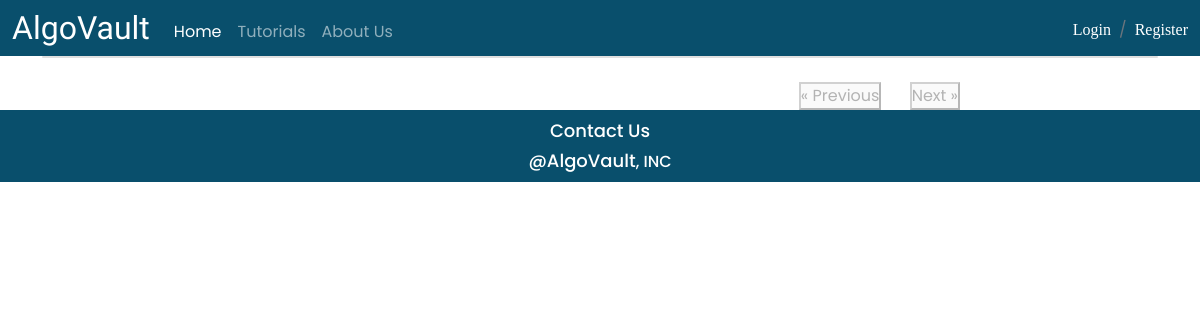
Before: / with the older database file.
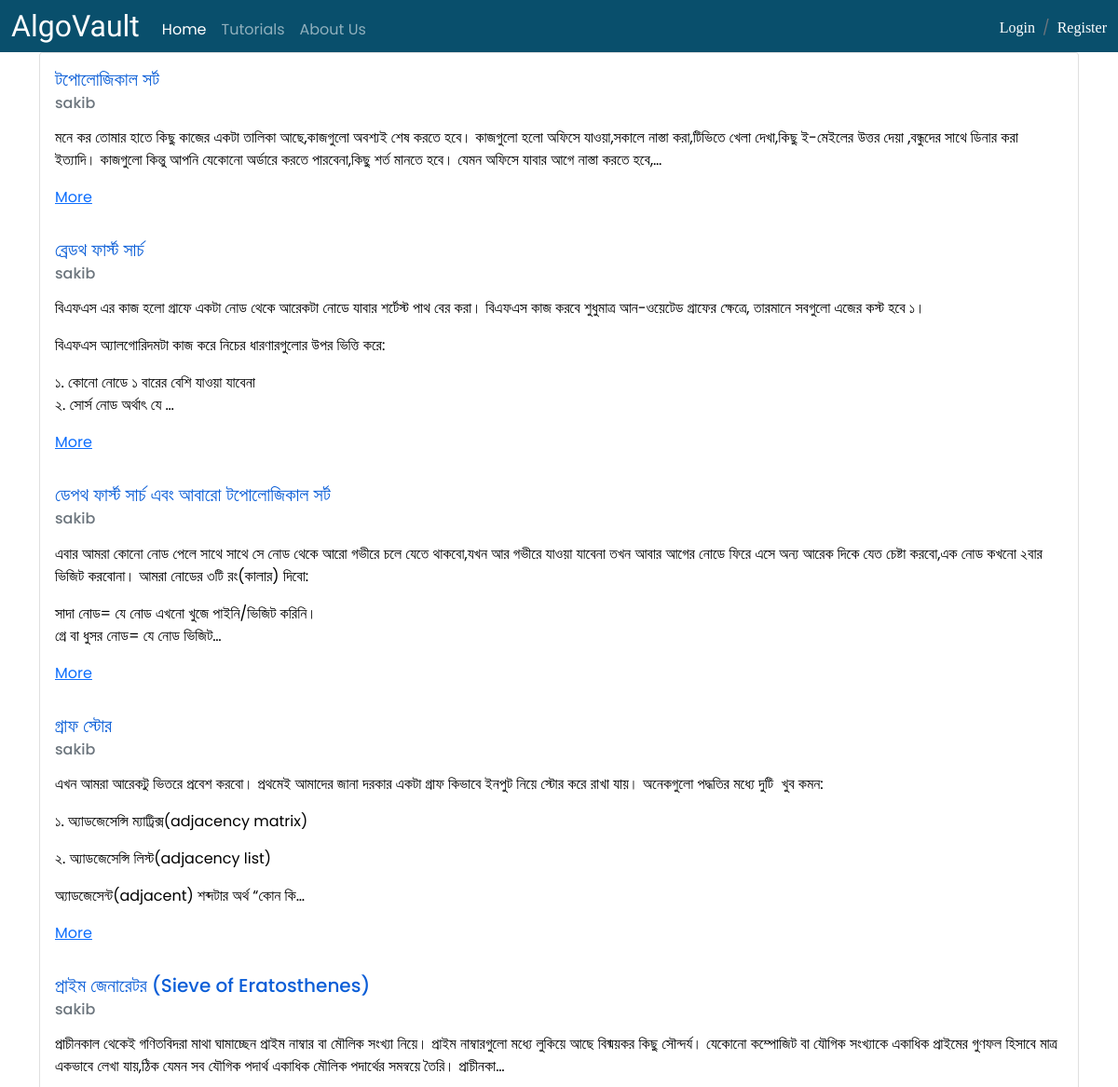
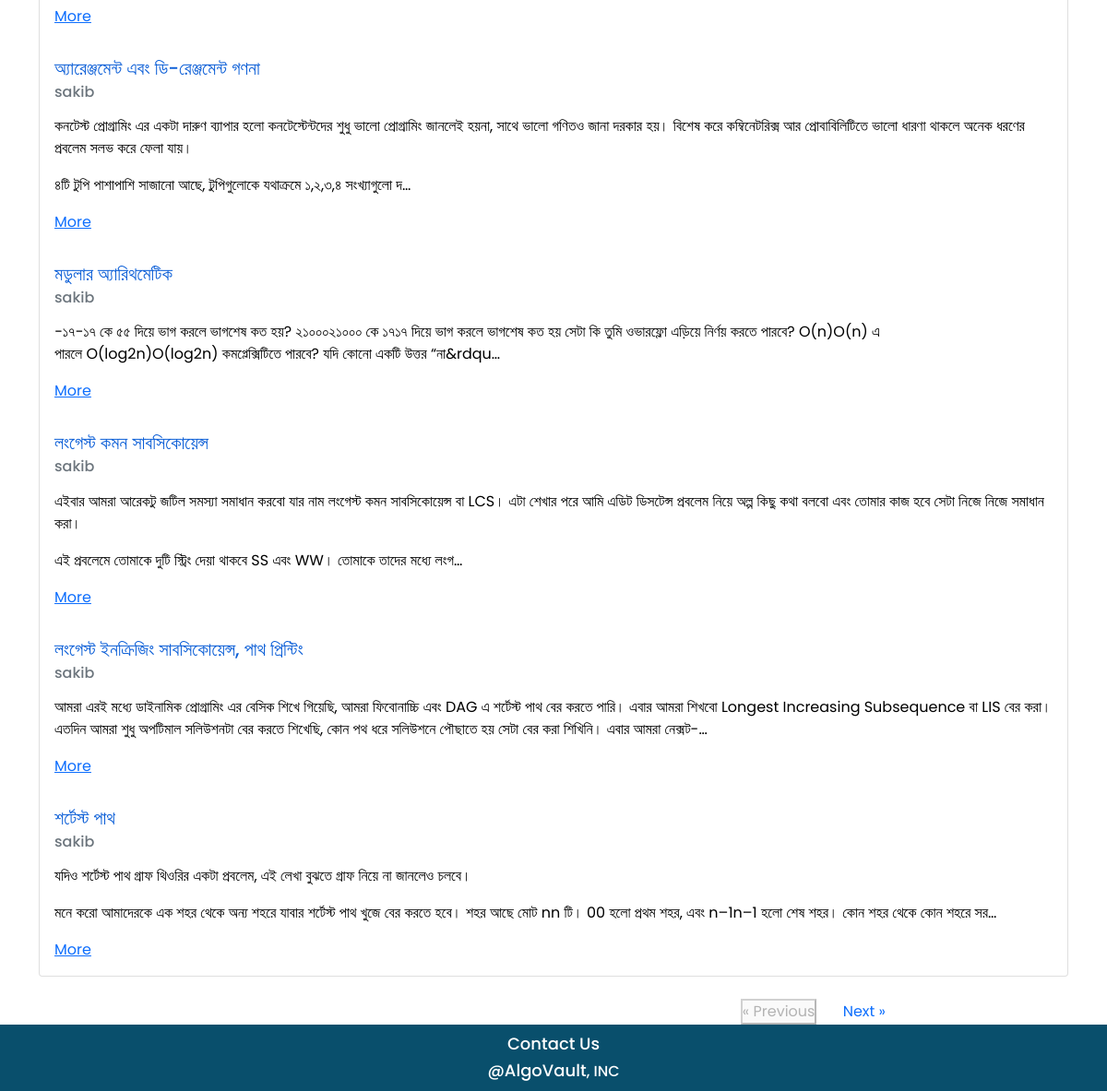
After: the same page with the newer database file (2 pictures, top to bottom).
### main_app/models.py (models this page shows, shortened)
class Tutorial(models.Model):
    tag_choices = (
        ('প্রোগ্রামিং বাসিক', 'রোগ্রামিং বাসিক'),
        ('নাম্বার থিওরি', 'নাম্বার থিওরি'),
        ('ডাটা স্ট্রাকচার', 'ডাটা স্ট্রাকচার'),
        ('ডাইনামিক প্রোগ্রামিং', 'ডাইনামিক প্রোগ্রামিং'),
        ('গ্রাফ থিওরি', 'গ্রাফ থিওরি')
    )
    level_choices = (
        (1, 1), (2, 2), (3, 3), (4, 4), (5, 5)
    )
    title = models.CharField(max_length=200, null=True)
    tag = models.CharField(max_length=100, choices=tag_choices)
    level = models.IntegerField(null=True, choices=level_choices)
    content = RichTextField()
    isApproved = models.BooleanField(default=False)
    author = models.ForeignKey(User, on_delete=models.CASCADE)

### main_app/views.py (the view)
# urls.py: path('', views.Home, name='home'),
def Home(request):
    tut_obj = Tutorial.objects.filter(isApproved=True).order_by('-id')
    paginator = Paginator(tut_obj, 10)
    page_num = request.GET.get('page', 1)
    try:
        details = paginator.page(page_num)
    except PageNotAnInteger:
        details = paginator.page(1)
    except EmptyPage:
        details = paginator.page(paginator.num_pages)
    return render(request, 'main_app/home.html', {'tutorials': details})

### main_app/Templates/main_app/home.html (shortened to what this page needs)
<!DOCTYPE html>
{% load static %}
<html lang="en">
<head>
   <link rel="stylesheet" href="{% static 'main_app/home.css' %}">
    <link rel="stylesheet" href="{% static 'main_app/all.css' %}">
    <link rel="stylesheet" href="{% static 'main_app/bootstrap.min.css' %}">
</head>
<body>
  <section>
   <nav class="navbar navbar-expand-md navbar-dark">
    <div class="container-fluid">
      <a class="navbar-brand" href="{% url 'home' %}">AlgoVault</a>
    <div class="collapse navbar-collapse" id="navbarSupportedContent">
        <ul class="navbar-nav me-auto mb-1 ">
        <li class="nav-item">
            <a class="nav-link active" area-current="page" href="{% url 'home' %}">Home</a>
        </li>
        <li class="nav-item">
            <a class="nav-link" href="{% url 'tutorials' %}">Tutorials</a>
        </li>
        <li class="nav-item">
            <a class="nav-link" href="{% url 'aboutUs' %}">About Us</a>
        </li>
        </ul>
    {% if user.is_authenticated %}
        <form class="d-flex ">
            <div class="dropdown">
                <button class="btn btn-info dropdown-toggle" type="button" id="dropdownMenuButton" data-toggle="dropdown" aria-haspopup="true" aria-expanded="false">
                    {{ user.username }}
                </button>
                <div class="dropdown-menu " aria-labelledby="dropdownMenuButton">
                    <a class="dropdown-item" href="{% url 'profile' %}">Profile</a>
                            <a class="dropdown-item" href="{% url 'approvedposts' %}">My Posts</a>
                            <a class="dropdown-item" href="{% url 'progress' %}">My Progress</a>
                </div>
            </div>
                 <button class="shuvo" type="submit" formaction="{% url 'logout' %}">Log Out</button>
        </form>
    {% else %}
        <div class="box  ">
            <div class="breadcrumb">
              <li class="breadcrumb-item"><a href="{% url 'login' %}">Login</a></li>
              <li class="breadcrumb-item"><a href="{% url 'signup' %}">Register</a></li>
            </div>
        </div>
    {% endif %}
    </div>
    </div>
    </nav>
    </section>
    <div class="container">
        <div class="card" >
            {% for tut in tutorials %}
                <div class="card-body">
                  <h5 class="card-title" style="color: #0b5ed7">{{ tut.title }}</h5>
                  <h6 class="card-subtitle mb-2 text-muted"> {{ tut.author.username }}  </h6>
                  <p class="card-text" style="color: black">{{ tut.content | safe | truncatechars_html:300 }}</p>
                  <a href="{% url 'tutDetails' tut.id %}" class="card-link">More</a>
                </div>
            {% endfor %}
    </div>
    </div>
  <div style="text-align: right; margin-top: 2%;">
            {% if tutorials.has_previous %}
                <a href="?page={{ tutorials.previous_page_number }}" class="previous hover" style="margin-right: 2%; text-decoration: none;">&laquo; Previous</a>
            {% else %}
                <button type="button" disabled style="margin-right: 2%; text-decoration: none;">&laquo; Previous</button>
            {% endif %}
            {% if tutorials.has_next %}
                <a href="?page={{ tutorials.next_page_number }}" class="next hover" style="margin-right: 20%; text-decoration: none;">Next &raquo;</a>
            {% else %}
                <button type="button" disabled style="margin-right: 20%;">Next &raquo;</button>
            {% endif %}
        </div>
        <footer  >
            <h6> <a href="{% url 'contactUs' %}">Contact Us</a> </h6>
            <h6> <a href="#">@AlgoVault</a>, INC</h6>
        </footer>
</body>
</html>

Changed rows visible on the page:
added Tutorial: title "টপোলোজিকাল সর্ট", author.username "sakib", content "মনে কর তোমার হাতে কিছু কাজের একটা তালিকা আছে,কাজগুলো অবশ্যই শেষ করতে হবে। কাজগুলো হলো অফিসে যাওয়া,সকালে নাস্তা করা,টিভিতে খেলা দেখা,কিছু ই-মেইলের উত্তর দেয়া ,বন্ধুদের সাথে ডিনার করা ইত্যাদি। কাজগুলো কিন্তু আপনি যেকোনো অর্ডারে করতে পারবেনা,কিছু শর্ত মানতে হবে। যেমন অফিসে যাবার আগে নাস্তা করতে হবে,…"
added Tutorial: title "ব্রেডথ ফার্স্ট সার্চ", author.username "sakib", content "বিএফএস এর কাজ হলো গ্রাফে একটা নোড থেকে আরেকটা নোডে যাবার শর্টেস্ট পাথ বের করা। বিএফএস কাজ করবে শুধুমাত্র আন-ওয়েটেড গ্রাফের ক্ষেত্রে, তারমানে সবগুলো এজের কস্ট হবে ১। বিএফএস অ্যালগোরিদমটা কাজ করে নিচের ধারণারগুলোর উপর ভিত্তি করে: ১. কোনো নোডে ১ বারের বেশি যাওয়া যাবেনা ২. সোর্স নোড অর্থাৎ যে …"
added Tutorial: title "ডেপথ ফার্স্ট সার্চ এবং আবারো টপোলোজিকাল সর্ট", author.username "sakib", content "এবার আমরা কোনো নোড পেলে সাথে সাথে সে নোড থেকে আরো গভীরে চলে যেতে থাকবো,যখন আর গভীরে যাওয়া যাবেনা তখন আবার আগের নোডে ফিরে এসে অন্য আরেক দিকে যেত চেষ্টা করবো,এক নোড কখনো ২বার ভিজিট করবোনা। আমরা নোডের ৩টি রং(কালার) দিবো: সাদা নোড= যে নোড এখনো খুজে পাইনি/ভিজিট করিনি। গ্রে বা ধুসর নোড= যে নোড ভিজিট…"
added Tutorial: title "গ্রাফ স্টোর", author.username "sakib", content "এখন আমরা আরেকটু ভিতরে প্রবেশ করবো। প্রথমেই আমাদের জানা দরকার একটা গ্রাফ কিভাবে ইনপুট নিয়ে স্টোর করে রাখা যায়। অনেকগুলো পদ্ধতির মধ্যে দুটি খুব কমন: ১. অ্যাডজেসেন্সি ম্যাট্রিক্স(adjacency matrix) ২. অ্যাডজেসেন্সি লিস্ট(adjacency list) অ্যাডজেসেন্ট(adjacent) শব্দটার অর্থ “কোন কি…"
added Tutorial: title "প্রাইম জেনারেটর (Sieve of Eratosthenes)", author.username "sakib", content "প্রাচীনকাল থেকেই গণিতবিদরা মাথা ঘামাচ্ছেন প্রাইম নাম্বার বা মৌলিক সংখ্যা নিয়ে। প্রাইম নাম্বারগুলো মধ্যে লুকিয়ে আছে বিষ্ময়কর কিছু সৌন্দর্য। যেকোনো কম্পোজিট বা যৌগিক সংখ্যাকে একাধিক প্রাইমের গুণফল হিসাবে মাত্র একভাবে লেখা যায়,ঠিক যেমন সব যৌগিক পদার্থ একাধিক মৌলিক পদার্থের সমন্বয়ে তৈরি। প্রাচীনকা…"
added Tutorial: title "অ্যারেঞ্জমেন্ট এবং ডি-রেঞ্জমেন্ট গণনা", author.username "sakib", content "কনটেস্ট প্রোগ্রামিং এর একটা দারুণ ব্যাপার হলো কনটেস্টেন্টদের শুধু ভালো প্রোগ্রামিং জানলেই হয়না, সাথে ভালো গণিতও জানা দরকার হয়। বিশেষ করে কম্বিনেটরিক্স আর প্রোবাবিলিটিতে ভালো ধারণা থাকলে অনেক ধরণের প্রবলেম সলভ করে ফেলা যায়। ৪টি টুপি পাশাপাশি সাজানো আছে, টুপিগুলোকে যথাক্রমে ১,২,৩,৪ সংখ্যাগুলো দ…"
added Tutorial: title "মডুলার অ্যারিথমেটিক", author.username "sakib", content "−১৭−১৭ কে ৫৫ দিয়ে ভাগ করলে ভাগশেষ কত হয়? ২১০০০২১০০০ কে ১৭১৭ দিয়ে ভাগ করলে ভাগশেষ কত হয় সেটা কি তুমি ওভারফ্লো এড়িয়ে নির্ণয় করতে পারবে? O(n)O(n) এ পারলে O(log2n)O(log2⁡n) কমপ্লেক্সিটিতে পারবে? যদি কোনো একটি উত্তর “না&rdqu…"
added Tutorial: title "লংগেস্ট কমন সাবসিকোয়েন্স", author.username "sakib", content "এইবার আমরা আরেকটু জটিল সমস‍্যা সমাধান করবো যার নাম লংগেস্ট কমন সাবসিকোয়েন্স বা LCS। এটা শেখার পরে আমি এডিট ডিসটেন্স প্রবলেম নিয়ে অল্প কিছু কথা বলবো এবং তোমার কাজ হবে সেটা নিজে নিজে সমাধান করা। এই প্রবলেমে তোমাকে দুটি স্ট্রিং দেয়া থাকবে SS এবং WW। তোমাকে তাদের মধ‍্যে লংগ…"
added Tutorial: title "লংগেস্ট ইনক্রিজিং সাবসিকোয়েন্স, পাথ প্রিন্টিং", author.username "sakib", content "আমরা এরই মধ‍্যে ডাইনামিক প্রোগ্রামিং এর বেসিক শিখে গিয়েছি, আমরা ফিবোনাচ্চি এবং DAG এ শর্টেস্ট পাথ বের করতে পারি। এবার আমরা শিখবো Longest Increasing Subsequence বা LIS বের করা। এতদিন আমরা শুধু অপটিমাল সলিউশনটা বের করতে শিখেছি, কোন পথ ধরে সলিউশনে পৌছাতে হয় সেটা বের করা শিখিনি। এবার আমরা নেক্সট-…"
added Tutorial: title "শর্টেস্ট পাথ", author.username "sakib", content "যদিও শর্টেস্ট পাথ গ্রাফ থিওরির একটা প্রবলেম, এই লেখা বুঝতে গ্রাফ নিয়ে না জানলেও চলবে। মনে করো আমাদেরকে এক শহর থেকে অন‍্য শহরে যাবার শর্টেস্ট পাথ খুজে বের করতে হবে। শহর আছে মোট nn টি। 00 হলো প্রথম শহর, এবং n–1n–1 হলো শেষ শহর। কোন শহর থেকে কোন শহরে সর…"
